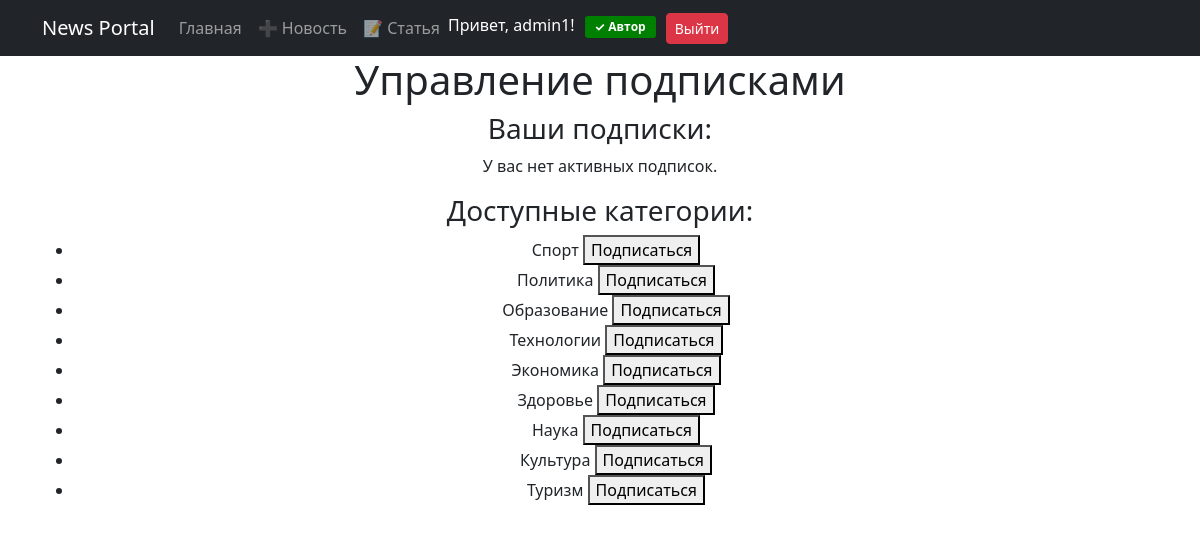
Page /news/subscriptions/ (signed in) on the earlier database version.
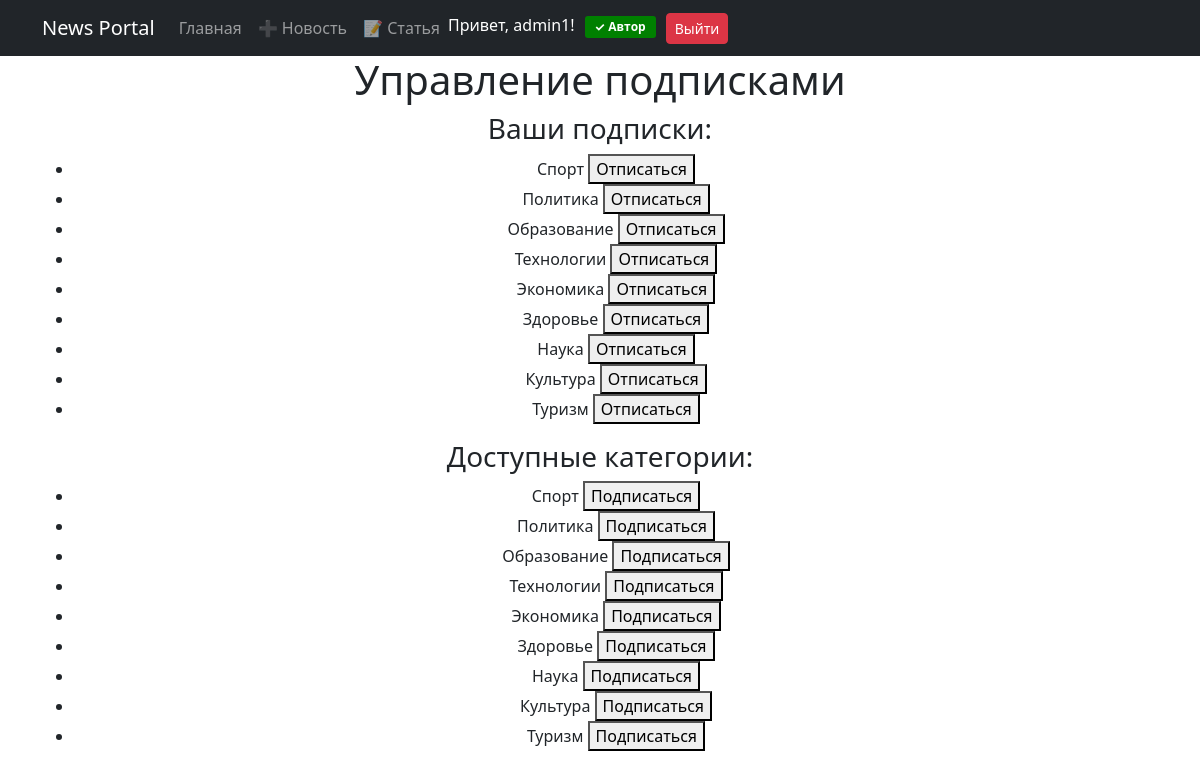
Same page on the later database version.
### news/models.py (models this page shows, shortened)
class Category(models.Model):
    name = models.CharField(max_length=100, unique=True)

class Subscription(models.Model):
    user = models.ForeignKey(User, on_delete=models.CASCADE, related_name='subscriptions')
    category = models.ForeignKey(Category, on_delete=models.CASCADE, related_name='subscriptions')
    subscribed_at = models.DateTimeField(auto_now_add=True)
    class Meta:
        unique_together = ('user', 'category')

### news/views.py (the view)
# urls.py: path('subscriptions/', SubscriptionView.as_view(), name='subscriptions'),
class SubscriptionView(LoginRequiredMixin, ListView):
    model = Subscription
    template_name = 'subscriptions.html'
    context_object_name = 'subscriptions'
    def get_queryset(self):
        return Subscription.objects.filter(user=self.request.user)
    def get_context_data(self, **kwargs):
        context = super().get_context_data(**kwargs)
        context['categories'] = Category.objects.all()
        return context

### templates/subscriptions.html (shortened to what this page needs)
{% extends 'flatpages/default.html' %}
{% block content %}
<h1>Управление подписками</h1>
<h3>Ваши подписки:</h3>
{% if subscriptions %}
    <ul>
    {% for sub in subscriptions %}
        <li>
            {{ sub.category.name }}
            <form method="post" action="{% url 'unsubscribe' sub.category.id %}" style="display: inline;">
                <button type="submit">Отписаться</button>
            </form>
        </li>
    {% endfor %}
    </ul>
{% else %}
    <p>У вас нет активных подписок.</p>
{% endif %}
<h3>Доступные категории:</h3>
<ul>
    {% for category in categories %}
        <li>
            {{ category.name }}
            <form method="post" action="{% url 'subscribe' category.id %}" style="display: inline;">
                <button type="submit">Подписаться</button>
            </form>
        </li>
    {% endfor %}
</ul>
{% endblock %}

Differences in the rows shown:
added Subscription: category.name "Спорт"
added Subscription: category.name "Политика"
added Subscription: category.name "Образование"
added Subscription: category.name "Технологии"
added Subscription: category.name "Экономика"
added Subscription: category.name "Здоровье"
added Subscription: category.name "Наука"
added Subscription: category.name "Культура"
added Subscription: category.name "Туризм"
Other differences:
text no longer shown: "У вас нет активных подписок."
